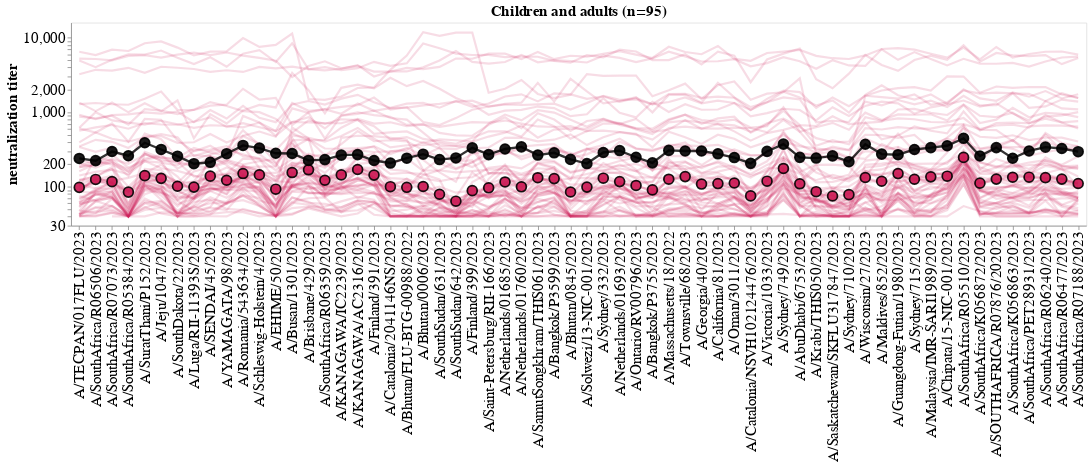

The notebook cell this image was saved under:
### Code cell
plots = [
    plot_individuals_and_pool(SCH_titers_no_vax, pooled_titers_no_vax.query('serum == "SCH_PennPreVax_pool"'), 'Children and adults (n=95)', 2),
    # plot_individuals_and_pool(titers_PennVaccineCohort_no_vax.query('day == "0"'), pooled_titers_no_vax.query('serum == "PennPreVax_pool"'), 'Adults (n=39)', 1),
]


# Configure plot
titleFontSize=19
labelFontSize=19


plot = alt.concat(*plots, columns = 1).configure_title(
    fontSize = titleFontSize
).configure_header(
    labelFontSize=labelFontSize,
    labelFontWeight='bold',
    labelOrient = 'top'
).resolve_scale(y='shared',x='shared')

# Save
outfile = os.path.join(resultsdir, 'cohort_individuals_and_medians_vs_pool.pdf')
plot.save(outfile, dpi = 600)
plot

### Figure 1 — Vega-Lite specification as saved in the notebook (floating-point values rounded to 4 significant figures; data arrays with more than 128 entries replaced by an {"elided": "..."} marker saying what was removed)
{"config": {"view": {"continuousWidth": 300, "continuousHeight": 300}, "header": {"labelFontSize": 19, "labelFontWeight": "bold", "labelOrient": "top"}, "title": {"fontSize": 19}}, "concat": [{"layer": [{"data": {"name": "data-ced394f067cac063346ca19758c61db7"}, "mark": {"type": "line", "color": "#ca1551", "opacity": 0.15, "point": false, "size": 2.8}, "encoding": {"detail": {"field": "serum", "type": "nominal"}, "x": {"axis": {"grid": false, "labelAlign": "right", "labelFontSize": 19, "labelLimit": 1000, "title": null, "titleFontSize": 19}, "field": "virus", "sort": ["A/Texas/50/2012X-223A", "A/Texas/50/2012", "A/Switzerland/9715293/2013", "A/Switzerland/9715293/2013NIB-88", "A/Kansas/14/2017", "A/HongKong/4801/2014egg", "A/HongKong/4801/2014", "A/Singapore/INFIMH-16-0019/2016X-307A", "A/Singapore/INFIMH-16-0019/2016", "A/HongKong/2671/2019", "A/HongKong/45/2019", "A/Cambodia/e0826360/2020", "A/Cambodia/e0826360/2020egg", "A/TECPAN/017FLU/2023", "A/SouthAfrica/R06506/2023", "A/SouthAfrica/R07073/2023", "A/SouthAfrica/R05384/2023", "A/SuratThani/P152/2023", "A/Jeju/1047/2023", "A/SouthDakota/22/2023", "A/Luga/RII-11393S/2023", "A/SENDAI/45/2023", "A/YAMAGATA/98/2023", "A/Romania/543634/2022", "A/Schleswig-Holstein/4/2023", "A/EHIME/50/2023", "A/Darwin/9/2021", "A/Darwin/6/2021", "A/Busan/1301/2023", "A/Brisbane/429/2023", "A/SouthAfrica/R06359/2023", "A/KANAGAWA/IC2239/2023", "A/KANAGAWA/AC2316/2023", "A/Finland/391/2023", "A/Catalonia/2041146NS/2023", "A/Bhutan/FLU-BTG-00988/2022", "A/Bhutan/0006/2023", "A/SouthSudan/631/2023", "A/SouthSudan/642/2023", "A/Finland/399/2023", "A/Saint-Petersburg/RII-166/2023", "A/Thailand/8/2022", "A/Netherlands/01685/2023", "A/Netherlands/01760/2023", "A/SamutSongkhram/THIS061/2023", "A/Bangkok/P3599/2023", "A/Bhutan/0845/2023", "A/Solwezi/13-NIC-001/2023", "A/Sydney/332/2023", "A/Netherlands/01693/2023", "A/Ontario/RV00796/2023", "A/Bangkok/P3755/2023", "A/Massachusetts/18/2022", "A/Townsville/68/2023", "A/Georgia/40/2023", "A/California/81/2023", "A/Oman/3011/2023", "A/Catalonia/NSVH102124476/2023", "A/Victoria/1033/2023", "A/Sydney/749/2023", "A/AbuDhabi/6753/2023", "A/Krabi/THIS050/2023", "A/Saskatchewan/SKFLU317847/2023", "A/Sydney/710/2023", "A/Wisconsin/27/2023", "A/Maldives/852/2023", "A/Guangdong-Futian/1980/2023", "A/Sydney/715/2023", "A/Malaysia/IMR-SARI1989/2023", "A/Chipata/15-NIC-001/2023", "A/SouthAfrica/R05510/2023", "A/SouthAfrica/K056872/2023", "A/SOUTHAFRICA/R07876/202023", "A/SouthAfrica/K056863/2023", "A/SouthAfrica/PET28931/2023", "A/SouthAfrica/R06240/2023", "A/SouthAfrica/R06477/2023", "A/SouthAfrica/R07188/2023"], "type": "nominal"}, "y": {"axis": {"grid": false, "labelFontSize": 19, "title": "neutralization titer", "titleFontSize": 19}, "field": "titer", "scale": {"domain": [30, 16000], "nice": false, "type": "log"}, "type": "quantitative"}}, "title": "Children and adults (n=95)"}, {"data": {"name": "data-ced394f067cac063346ca19758c61db7"}, "mark": {"type": "point", "color": "#ca1551", "filled": true, "opacity": 0.9, "size": 160, "stroke": "black", "strokeWidth": 2.2}, "encoding": {"x": {"field": "virus", "sort": ["A/Texas/50/2012X-223A", "A/Texas/50/2012", "A/Switzerland/9715293/2013", "A/Switzerland/9715293/2013NIB-88", "A/Kansas/14/2017", "A/HongKong/4801/2014egg", "A/HongKong/4801/2014", "A/Singapore/INFIMH-16-0019/2016X-307A", "A/Singapore/INFIMH-16-0019/2016", "A/HongKong/2671/2019", "A/HongKong/45/2019", "A/Cambodia/e0826360/2020", "A/Cambodia/e0826360/2020egg", "A/TECPAN/017FLU/2023", "A/SouthAfrica/R06506/2023", "A/SouthAfrica/R07073/2023", "A/SouthAfrica/R05384/2023", "A/SuratThani/P152/2023", "A/Jeju/1047/2023", "A/SouthDakota/22/2023", "A/Luga/RII-11393S/2023", "A/SENDAI/45/2023", "A/YAMAGATA/98/2023", "A/Romania/543634/2022", "A/Schleswig-Holstein/4/2023", "A/EHIME/50/2023", "A/Darwin/9/2021", "A/Darwin/6/2021", "A/Busan/1301/2023", "A/Brisbane/429/2023", "A/SouthAfrica/R06359/2023", "A/KANAGAWA/IC2239/2023", "A/KANAGAWA/AC2316/2023", "A/Finland/391/2023", "A/Catalonia/2041146NS/2023", "A/Bhutan/FLU-BTG-00988/2022", "A/Bhutan/0006/2023", "A/SouthSudan/631/2023", "A/SouthSudan/642/2023", "A/Finland/399/2023", "A/Saint-Petersburg/RII-166/2023", "A/Thailand/8/2022", "A/Netherlands/01685/2023", "A/Netherlands/01760/2023", "A/SamutSongkhram/THIS061/2023", "A/Bangkok/P3599/2023", "A/Bhutan/0845/2023", "A/Solwezi/13-NIC-001/2023", "A/Sydney/332/2023", "A/Netherlands/01693/2023", "A/Ontario/RV00796/2023", "A/Bangkok/P3755/2023", "A/Massachusetts/18/2022", "A/Townsville/68/2023", "A/Georgia/40/2023", "A/California/81/2023", "A/Oman/3011/2023", "A/Catalonia/NSVH102124476/2023", "A/Victoria/1033/2023", "A/Sydney/749/2023", "A/AbuDhabi/6753/2023", "A/Krabi/THIS050/2023", "A/Saskatchewan/SKFLU317847/2023", "A/Sydney/710/2023", "A/Wisconsin/27/2023", "A/Maldives/852/2023", "A/Guangdong-Futian/1980/2023", "A/Sydney/715/2023", "A/Malaysia/IMR-SARI1989/2023", "A/Chipata/15-NIC-001/2023", "A/SouthAfrica/R05510/2023", "A/SouthAfrica/K056872/2023", "A/SOUTHAFRICA/R07876/202023", "A/SouthAfrica/K056863/2023", "A/SouthAfrica/PET28931/2023", "A/SouthAfrica/R06240/2023", "A/SouthAfrica/R06477/2023", "A/SouthAfrica/R07188/2023"], "type": "nominal"}, "y": {"aggregate": "median", "field": "titer", "type": "quantitative"}}}, {"data": {"name": "data-a1ad9a717655cb4994165ebf98d766a7"}, "mark": {"type": "line", "color": "black", "opacity": 0.8, "point": false, "size": 3}, "encoding": {"x": {"axis": {"grid": false, "labelAlign": "right", "labelFontSize": 19, "labelLimit": 1000, "title": null, "titleFontSize": 19}, "field": "virus", "sort": ["A/Texas/50/2012X-223A", "A/Texas/50/2012", "A/Switzerland/9715293/2013", "A/Switzerland/9715293/2013NIB-88", "A/Kansas/14/2017", "A/HongKong/4801/2014egg", "A/HongKong/4801/2014", "A/Singapore/INFIMH-16-0019/2016X-307A", "A/Singapore/INFIMH-16-0019/2016", "A/HongKong/2671/2019", "A/HongKong/45/2019", "A/Cambodia/e0826360/2020", "A/Cambodia/e0826360/2020egg", "A/TECPAN/017FLU/2023", "A/SouthAfrica/R06506/2023", "A/SouthAfrica/R07073/2023", "A/SouthAfrica/R05384/2023", "A/SuratThani/P152/2023", "A/Jeju/1047/2023", "A/SouthDakota/22/2023", "A/Luga/RII-11393S/2023", "A/SENDAI/45/2023", "A/YAMAGATA/98/2023", "A/Romania/543634/2022", "A/Schleswig-Holstein/4/2023", "A/EHIME/50/2023", "A/Darwin/9/2021", "A/Darwin/6/2021", "A/Busan/1301/2023", "A/Brisbane/429/2023", "A/SouthAfrica/R06359/2023", "A/KANAGAWA/IC2239/2023", "A/KANAGAWA/AC2316/2023", "A/Finland/391/2023", "A/Catalonia/2041146NS/2023", "A/Bhutan/FLU-BTG-00988/2022", "A/Bhutan/0006/2023", "A/SouthSudan/631/2023", "A/SouthSudan/642/2023", "A/Finland/399/2023", "A/Saint-Petersburg/RII-166/2023", "A/Thailand/8/2022", "A/Netherlands/01685/2023", "A/Netherlands/01760/2023", "A/SamutSongkhram/THIS061/2023", "A/Bangkok/P3599/2023", "A/Bhutan/0845/2023", "A/Solwezi/13-NIC-001/2023", "A/Sydney/332/2023", "A/Netherlands/01693/2023", "A/Ontario/RV00796/2023", "A/Bangkok/P3755/2023", "A/Massachusetts/18/2022", "A/Townsville/68/2023", "A/Georgia/40/2023", "A/California/81/2023", "A/Oman/3011/2023", "A/Catalonia/NSVH102124476/2023", "A/Victoria/1033/2023", "A/Sydney/749/2023", "A/AbuDhabi/6753/2023", "A/Krabi/THIS050/2023", "A/Saskatchewan/SKFLU317847/2023", "A/Sydney/710/2023", "A/Wisconsin/27/2023", "A/Maldives/852/2023", "A/Guangdong-Futian/1980/2023", "A/Sydney/715/2023", "A/Malaysia/IMR-SARI1989/2023", "A/Chipata/15-NIC-001/2023", "A/SouthAfrica/R05510/2023", "A/SouthAfrica/K056872/2023", "A/SOUTHAFRICA/R07876/202023", "A/SouthAfrica/K056863/2023", "A/SouthAfrica/PET28931/2023", "A/SouthAfrica/R06240/2023", "A/SouthAfrica/R06477/2023", "A/SouthAfrica/R07188/2023"], "type": "nominal"}, "y": {"axis": {"grid": false, "labelFontSize": 19, "title": "", "titleFontSize": 19}, "field": "titer", "scale": {"domain": [30, 16000], "nice": false, "type": "log"}, "type": "quantitative"}}}, {"data": {"name": "data-a1ad9a717655cb4994165ebf98d766a7"}, "mark": {"type": "point", "color": "black", "filled": true, "opacity": 0.9, "size": 160, "stroke": "black", "strokeWidth": 2.2}, "encoding": {"x": {"field": "virus", "sort": ["A/Texas/50/2012X-223A", "A/Texas/50/2012", "A/Switzerland/9715293/2013", "A/Switzerland/9715293/2013NIB-88", "A/Kansas/14/2017", "A/HongKong/4801/2014egg", "A/HongKong/4801/2014", "A/Singapore/INFIMH-16-0019/2016X-307A", "A/Singapore/INFIMH-16-0019/2016", "A/HongKong/2671/2019", "A/HongKong/45/2019", "A/Cambodia/e0826360/2020", "A/Cambodia/e0826360/2020egg", "A/TECPAN/017FLU/2023", "A/SouthAfrica/R06506/2023", "A/SouthAfrica/R07073/2023", "A/SouthAfrica/R05384/2023", "A/SuratThani/P152/2023", "A/Jeju/1047/2023", "A/SouthDakota/22/2023", "A/Luga/RII-11393S/2023", "A/SENDAI/45/2023", "A/YAMAGATA/98/2023", "A/Romania/543634/2022", "A/Schleswig-Holstein/4/2023", "A/EHIME/50/2023", "A/Darwin/9/2021", "A/Darwin/6/2021", "A/Busan/1301/2023", "A/Brisbane/429/2023", "A/SouthAfrica/R06359/2023", "A/KANAGAWA/IC2239/2023", "A/KANAGAWA/AC2316/2023", "A/Finland/391/2023", "A/Catalonia/2041146NS/2023", "A/Bhutan/FLU-BTG-00988/2022", "A/Bhutan/0006/2023", "A/SouthSudan/631/2023", "A/SouthSudan/642/2023", "A/Finland/399/2023", "A/Saint-Petersburg/RII-166/2023", "A/Thailand/8/2022", "A/Netherlands/01685/2023", "A/Netherlands/01760/2023", "A/SamutSongkhram/THIS061/2023", "A/Bangkok/P3599/2023", "A/Bhutan/0845/2023", "A/Solwezi/13-NIC-001/2023", "A/Sydney/332/2023", "A/Netherlands/01693/2023", "A/Ontario/RV00796/2023", "A/Bangkok/P3755/2023", "A/Massachusetts/18/2022", "A/Townsville/68/2023", "A/Georgia/40/2023", "A/California/81/2023", "A/Oman/3011/2023", "A/Catalonia/NSVH102124476/2023", "A/Victoria/1033/2023", "A/Sydney/749/2023", "A/AbuDhabi/6753/2023", "A/Krabi/THIS050/2023", "A/Saskatchewan/SKFLU317847/2023", "A/Sydney/710/2023", "A/Wisconsin/27/2023", "A/Maldives/852/2023", "A/Guangdong-Futian/1980/2023", "A/Sydney/715/2023", "A/Malaysia/IMR-SARI1989/2023", "A/Chipata/15-NIC-001/2023", "A/SouthAfrica/R05510/2023", "A/SouthAfrica/K056872/2023", "A/SOUTHAFRICA/R07876/202023", "A/SouthAfrica/K056863/2023", "A/SouthAfrica/PET28931/2023", "A/SouthAfrica/R06240/2023", "A/SouthAfrica/R06477/2023", "A/SouthAfrica/R07188/2023"], "type": "nominal"}, "y": {"aggregate": "median", "field": "titer", "type": "quantitative"}}}], "height": 260, "width": 1300}], "columns": 1, "resolve": {"scale": {"x": "shared", "y": "shared"}}, "$schema": "https://vega.github.io/schema/vega-lite/v5.16.3.json", "datasets": {"data-ced394f067cac063346ca19758c61db7": {"elided": "3441 records"}, "data-a1ad9a717655cb4994165ebf98d766a7": [{"group": "PooledSera", "serum": "SCH_PennPreVax_pool", "virus": "A/AbuDhabi/6753/2023", "titer": 248.5, "titer_bound": "interpolated", "titer_sem": 13.36, "n_replicates": 3, "titer_as": "midpoint"}, {"group": "PooledSera", "serum": "SCH_PennPreVax_pool", "virus": "A/Bangkok/P3599/2023", "titer": 286.0, "titer_bound": "interpolated", "titer_sem": 10.9, "n_replicates": 3, "titer_as": "midpoint"}, {"group": "PooledSera", "serum": "SCH_PennPreVax_pool", "virus": "A/Bangkok/P3755/2023", "titer": 209.5, "titer_bound": "interpolated", "titer_sem": 0.8209, "n_replicates": 3, "titer_as": "midpoint"}, {"group": "PooledSera", "serum": "SCH_PennPreVax_pool", "virus": "A/Bhutan/0006/2023", "titer": 274.0, "titer_bound": "interpolated", "titer_sem": 41.42, "n_replicates": 3, "titer_as": "midpoint"}, {"group": "PooledSera", "serum": "SCH_PennPreVax_pool", "virus": "A/Bhutan/0845/2023", "titer": 233.2, "titer_bound": "interpolated", "titer_sem": 19.26, "n_replicates": 3, "titer_as": "midpoint"}, {"group": "PooledSera", "serum": "SCH_PennPreVax_pool", "virus": "A/Bhutan/FLU-BTG-00988/2022", "titer": 241.9, "titer_bound": "interpolated", "titer_sem": 9.967, "n_replicates": 3, "titer_as": "midpoint"}, {"group": "PooledSera", "serum": "SCH_PennPreVax_pool", "virus": "A/Brisbane/429/2023", "titer": 225.8, "titer_bound": "interpolated", "titer_sem": 21.48, "n_replicates": 3, "titer_as": "midpoint"}, {"group": "PooledSera", "serum": "SCH_PennPreVax_pool", "virus": "A/Busan/1301/2023", "titer": 280.0, "titer_bound": "interpolated", "titer_sem": 36.64, "n_replicates": 3, "titer_as": "midpoint"}, {"group": "PooledSera", "serum": "SCH_PennPreVax_pool", "virus": "A/California/81/2023", "titer": 277.4, "titer_bound": "interpolated", "titer_sem": 14.43, "n_replicates": 3, "titer_as": "midpoint"}, {"group": "PooledSera", "serum": "SCH_PennPreVax_pool", "virus": "A/Catalonia/2041146NS/2023", "titer": 208.4, "titer_bound": "interpolated", "titer_sem": 19.43, "n_replicates": 3, "titer_as": "midpoint"}, {"group": "PooledSera", "serum": "SCH_PennPreVax_pool", "virus": "A/Catalonia/NSVH102124476/2023", "titer": 206.4, "titer_bound": "interpolated", "titer_sem": 13.64, "n_replicates": 3, "titer_as": "midpoint"}, {"group": "PooledSera", "serum": "SCH_PennPreVax_pool", "virus": "A/Chipata/15-NIC-001/2023", "titer": 355.7, "titer_bound": "interpolated", "titer_sem": 27.12, "n_replicates": 3, "titer_as": "midpoint"}, {"group": "PooledSera", "serum": "SCH_PennPreVax_pool", "virus": "A/EHIME/50/2023", "titer": 281.9, "titer_bound": "interpolated", "titer_sem": 30.14, "n_replicates": 3, "titer_as": "midpoint"}, {"group": "PooledSera", "serum": "SCH_PennPreVax_pool", "virus": "A/Finland/391/2023", "titer": 225.3, "titer_bound": "interpolated", "titer_sem": 22.74, "n_replicates": 3, "titer_as": "midpoint"}, {"group": "PooledSera", "serum": "SCH_PennPreVax_pool", "virus": "A/Finland/399/2023", "titer": 333.3, "titer_bound": "interpolated", "titer_sem": 57.74, "n_replicates": 3, "titer_as": "midpoint"}, {"group": "PooledSera", "serum": "SCH_PennPreVax_pool", "virus": "A/Georgia/40/2023", "titer": 302.2, "titer_bound": "interpolated", "titer_sem": 6.253, "n_replicates": 3, "titer_as": "midpoint"}, {"group": "PooledSera", "serum": "SCH_PennPreVax_pool", "virus": "A/Guangdong-Futian/1980/2023", "titer": 269.5, "titer_bound": "interpolated", "titer_sem": 25.37, "n_replicates": 3, "titer_as": "midpoint"}, {"group": "PooledSera", "serum": "SCH_PennPreVax_pool", "virus": "A/Jeju/1047/2023", "titer": 317.0, "titer_bound": "interpolated", "titer_sem": 30.63, "n_replicates": 3, "titer_as": "midpoint"}, {"group": "PooledSera", "serum": "SCH_PennPreVax_pool", "virus": "A/KANAGAWA/AC2316/2023", "titer": 270.5, "titer_bound": "interpolated", "titer_sem": 37.51, "n_replicates": 3, "titer_as": "midpoint"}, {"group": "PooledSera", "serum": "SCH_PennPreVax_pool", "virus": "A/KANAGAWA/IC2239/2023", "titer": 266.0, "titer_bound": "interpolated", "titer_sem": 22.54, "n_replicates": 3, "titer_as": "midpoint"}, {"group": "PooledSera", "serum": "SCH_PennPreVax_pool", "virus": "A/Krabi/THIS050/2023", "titer": 243.0, "titer_bound": "interpolated", "titer_sem": 18.19, "n_replicates": 3, "titer_as": "midpoint"}, {"group": "PooledSera", "serum": "SCH_PennPreVax_pool", "virus": "A/Luga/RII-11393S/2023", "titer": 204.1, "titer_bound": "interpolated", "titer_sem": 21.6, "n_replicates": 3, "titer_as": "midpoint"}, {"group": "PooledSera", "serum": "SCH_PennPreVax_pool", "virus": "A/Malaysia/IMR-SARI1989/2023", "titer": 335.4, "titer_bound": "interpolated", "titer_sem": 12.11, "n_replicates": 3, "titer_as": "midpoint"}, {"group": "PooledSera", "serum": "SCH_PennPreVax_pool", "virus": "A/Maldives/852/2023", "titer": 274.8, "titer_bound": "interpolated", "titer_sem": 37.14, "n_replicates": 3, "titer_as": "midpoint"}, {"group": "PooledSera", "serum": "SCH_PennPreVax_pool", "virus": "A/Massachusetts/18/2022", "titer": 308.0, "titer_bound": "interpolated", "titer_sem": 3.228, "n_replicates": 3, "titer_as": "midpoint"}, {"group": "PooledSera", "serum": "SCH_PennPreVax_pool", "virus": "A/Netherlands/01685/2023", "titer": 321.8, "titer_bound": "interpolated", "titer_sem": 12.57, "n_replicates": 3, "titer_as": "midpoint"}, {"group": "PooledSera", "serum": "SCH_PennPreVax_pool", "virus": "A/Netherlands/01693/2023", "titer": 306.3, "titer_bound": "interpolated", "titer_sem": 32.35, "n_replicates": 3, "titer_as": "midpoint"}, {"group": "PooledSera", "serum": "SCH_PennPreVax_pool", "virus": "A/Netherlands/01760/2023", "titer": 343.6, "titer_bound": "interpolated", "titer_sem": 30.68, "n_replicates": 3, "titer_as": "midpoint"}, {"group": "PooledSera", "serum": "SCH_PennPreVax_pool", "virus": "A/Oman/3011/2023", "titer": 246.9, "titer_bound": "interpolated", "titer_sem": 20.99, "n_replicates": 3, "titer_as": "midpoint"}, {"group": "PooledSera", "serum": "SCH_PennPreVax_pool", "virus": "A/Ontario/RV00796/2023", "titer": 249.1, "titer_bound": "interpolated", "titer_sem": 17.69, "n_replicates": 3, "titer_as": "midpoint"}, {"group": "PooledSera", "serum": "SCH_PennPreVax_pool", "virus": "A/Romania/543634/2022", "titer": 359.0, "titer_bound": "interpolated", "titer_sem": 30.57, "n_replicates": 3, "titer_as": "midpoint"}, {"group": "PooledSera", "serum": "SCH_PennPreVax_pool", "virus": "A/SENDAI/45/2023", "titer": 213.2, "titer_bound": "interpolated", "titer_sem": 17.56, "n_replicates": 3, "titer_as": "midpoint"}, {"group": "PooledSera", "serum": "SCH_PennPreVax_pool", "virus": "A/SOUTHAFRICA/R07876/202023", "titer": 335.6, "titer_bound": "interpolated", "titer_sem": 42.37, "n_replicates": 3, "titer_as": "midpoint"}, {"group": "PooledSera", "serum": "SCH_PennPreVax_pool", "virus": "A/Saint-Petersburg/RII-166/2023", "titer": 270.3, "titer_bound": "interpolated", "titer_sem": 1.755, "n_replicates": 3, "titer_as": "midpoint"}, {"group": "PooledSera", "serum": "SCH_PennPreVax_pool", "virus": "A/SamutSongkhram/THIS061/2023", "titer": 266.8, "titer_bound": "interpolated", "titer_sem": 13.45, "n_replicates": 3, "titer_as": "midpoint"}, {"group": "PooledSera", "serum": "SCH_PennPreVax_pool", "virus": "A/Saskatchewan/SKFLU317847/2023", "titer": 259.9, "titer_bound": "interpolated", "titer_sem": 29.47, "n_replicates": 3, "titer_as": "midpoint"}, {"group": "PooledSera", "serum": "SCH_PennPreVax_pool", "virus": "A/Schleswig-Holstein/4/2023", "titer": 331.4, "titer_bound": "interpolated", "titer_sem": 18.62, "n_replicates": 3, "titer_as": "midpoint"}, {"group": "PooledSera", "serum": "SCH_PennPreVax_pool", "virus": "A/Solwezi/13-NIC-001/2023", "titer": 204.9, "titer_bound": "interpolated", "titer_sem": 22.16, "n_replicates": 3, "titer_as": "midpoint"}, {"group": "PooledSera", "serum": "SCH_PennPreVax_pool", "virus": "A/SouthAfrica/K056863/2023", "titer": 241.6, "titer_bound": "interpolated", "titer_sem": 73.76, "n_replicates": 3, "titer_as": "midpoint"}, {"group": "PooledSera", "serum": "SCH_PennPreVax_pool", "virus": "A/SouthAfrica/K056872/2023", "titer": 258.8, "titer_bound": "interpolated", "titer_sem": 14.51, "n_replicates": 3, "titer_as": "midpoint"}, {"group": "PooledSera", "serum": "SCH_PennPreVax_pool", "virus": "A/SouthAfrica/PET28931/2023", "titer": 302.5, "titer_bound": "interpolated", "titer_sem": 16.24, "n_replicates": 3, "titer_as": "midpoint"}, {"group": "PooledSera", "serum": "SCH_PennPreVax_pool", "virus": "A/SouthAfrica/R05384/2023", "titer": 261.1, "titer_bound": "interpolated", "titer_sem": 3.117, "n_replicates": 3, "titer_as": "midpoint"}, {"group": "PooledSera", "serum": "SCH_PennPreVax_pool", "virus": "A/SouthAfrica/R05510/2023", "titer": 447.8, "titer_bound": "interpolated", "titer_sem": 18.89, "n_replicates": 3, "titer_as": "midpoint"}, {"group": "PooledSera", "serum": "SCH_PennPreVax_pool", "virus": "A/SouthAfrica/R06240/2023", "titer": 340.7, "titer_bound": "interpolated", "titer_sem": 8.212, "n_replicates": 3, "titer_as": "midpoint"}, {"group": "PooledSera", "serum": "SCH_PennPreVax_pool", "virus": "A/SouthAfrica/R06359/2023", "titer": 231.7, "titer_bound": "interpolated", "titer_sem": 7.522, "n_replicates": 3, "titer_as": "midpoint"}, {"group": "PooledSera", "serum": "SCH_PennPreVax_pool", "virus": "A/SouthAfrica/R06477/2023", "titer": 326.5, "titer_bound": "interpolated", "titer_sem": 14.95, "n_replicates": 3, "titer_as": "midpoint"}, {"group": "PooledSera", "serum": "SCH_PennPreVax_pool", "virus": "A/SouthAfrica/R06506/2023", "titer": 224.2, "titer_bound": "interpolated", "titer_sem": 72.27, "n_replicates": 3, "titer_as": "midpoint"}, {"group": "PooledSera", "serum": "SCH_PennPreVax_pool", "virus": "A/SouthAfrica/R07073/2023", "titer": 297.5, "titer_bound": "interpolated", "titer_sem": 3.694, "n_replicates": 3, "titer_as": "midpoint"}, {"group": "PooledSera", "serum": "SCH_PennPreVax_pool", "virus": "A/SouthAfrica/R07188/2023", "titer": 295.9, "titer_bound": "interpolated", "titer_sem": 50.74, "n_replicates": 3, "titer_as": "midpoint"}, {"group": "PooledSera", "serum": "SCH_PennPreVax_pool", "virus": "A/SouthDakota/22/2023", "titer": 257.6, "titer_bound": "interpolated", "titer_sem": 10.67, "n_replicates": 3, "titer_as": "midpoint"}, {"group": "PooledSera", "serum": "SCH_PennPreVax_pool", "virus": "A/SouthSudan/631/2023", "titer": 232.0, "titer_bound": "interpolated", "titer_sem": 41.27, "n_replicates": 3, "titer_as": "midpoint"}, {"group": "PooledSera", "serum": "SCH_PennPreVax_pool", "virus": "A/SouthSudan/642/2023", "titer": 243.9, "titer_bound": "interpolated", "titer_sem": 12.27, "n_replicates": 3, "titer_as": "midpoint"}, {"group": "PooledSera", "serum": "SCH_PennPreVax_pool", "virus": "A/SuratThani/P152/2023", "titer": 390.3, "titer_bound": "interpolated", "titer_sem": 46.35, "n_replicates": 3, "titer_as": "midpoint"}, {"group": "PooledSera", "serum": "SCH_PennPreVax_pool", "virus": "A/Sydney/332/2023", "titer": 288.6, "titer_bound": "interpolated", "titer_sem": 44.44, "n_replicates": 3, "titer_as": "midpoint"}, {"group": "PooledSera", "serum": "SCH_PennPreVax_pool", "virus": "A/Sydney/710/2023", "titer": 217.1, "titer_bound": "interpolated", "titer_sem": 0.9716, "n_replicates": 3, "titer_as": "midpoint"}, {"group": "PooledSera", "serum": "SCH_PennPreVax_pool", "virus": "A/Sydney/715/2023", "titer": 316.6, "titer_bound": "interpolated", "titer_sem": 54.72, "n_replicates": 3, "titer_as": "midpoint"}, {"group": "PooledSera", "serum": "SCH_PennPreVax_pool", "virus": "A/Sydney/749/2023", "titer": 374.0, "titer_bound": "interpolated", "titer_sem": 34.2, "n_replicates": 3, "titer_as": "midpoint"}, {"group": "PooledSera", "serum": "SCH_PennPreVax_pool", "virus": "A/TECPAN/017FLU/2023", "titer": 240.0, "titer_bound": "interpolated", "titer_sem": 19.68, "n_replicates": 3, "titer_as": "midpoint"}, {"group": "PooledSera", "serum": "SCH_PennPreVax_pool", "virus": "A/Townsville/68/2023", "titer": 302.1, "titer_bound": "interpolated", "titer_sem": 18.36, "n_replicates": 3, "titer_as": "midpoint"}, {"group": "PooledSera", "serum": "SCH_PennPreVax_pool", "virus": "A/Victoria/1033/2023", "titer": 298.6, "titer_bound": "interpolated", "titer_sem": 12.88, "n_replicates": 3, "titer_as": "midpoint"}, {"group": "PooledSera", "serum": "SCH_PennPreVax_pool", "virus": "A/Wisconsin/27/2023", "titer": 372.4, "titer_bound": "interpolated", "titer_sem": 83.71, "n_replicates": 3, "titer_as": "midpoint"}, {"group": "PooledSera", "serum": "SCH_PennPreVax_pool", "virus": "A/YAMAGATA/98/2023", "titer": 278.3, "titer_bound": "interpolated", "titer_sem": 32.77, "n_replicates": 3, "titer_as": "midpoint"}]}}
